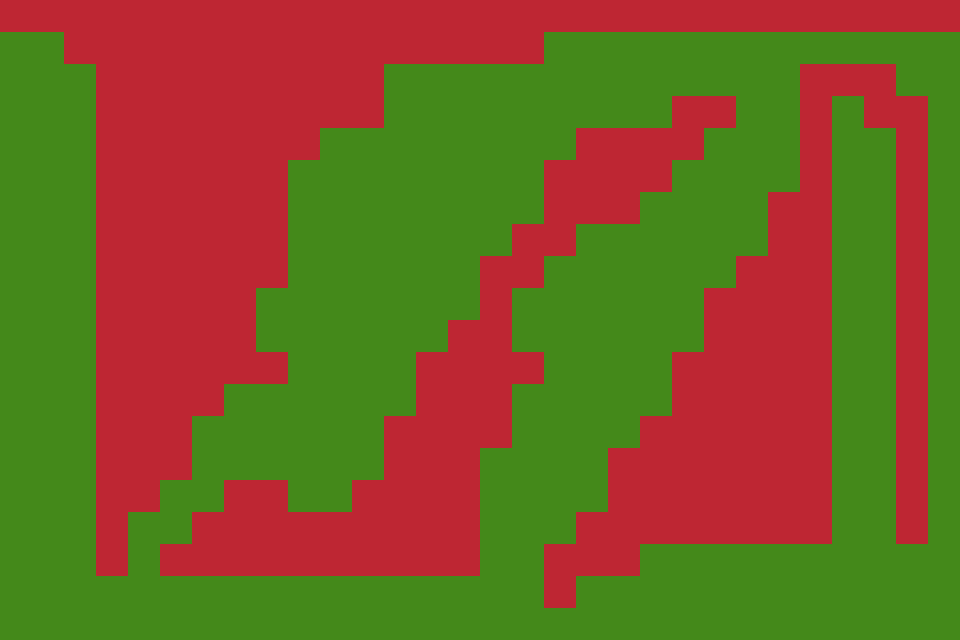

This game map was drawn from its Tiled (.tmx) file and the tilesets committed beside it. A one-line description and the full map source follow:
An orthogonal 30x20 tile map with 32x32 px tiles, 1 tile layer (layer1).

<map version="1.0" orientation="orthogonal" renderorder="right-down" width="30" height="20" tilewidth="32" tileheight="32" nextobjectid="1">
 <tileset firstgid="1" name="simple-ts" tilewidth="32" tileheight="32" tilecount="8" columns="8">
  <image source="simple-ts.png" width="256" height="32" />
  <tile id="0">
   <properties>
    <property name="Wall" value="false" />
   </properties>
  </tile>
  <tile id="1">
   <properties>
    <property name="Wall" value="true" />
   </properties>
  </tile>
 </tileset>
 <layer name="layer1" width="30" height="20">
  <data encoding="csv">
2,2,2,2,2,2,2,2,2,2,2,2,2,2,2,2,2,2,2,2,2,2,2,2,2,2,2,2,2,2,
1,1,2,2,2,2,2,2,2,2,2,2,2,2,2,2,2,1,1,1,1,1,1,1,1,1,1,1,1,1,
1,1,1,2,2,2,2,2,2,2,2,2,1,1,1,1,1,1,1,1,1,1,1,1,1,2,2,2,1,1,
1,1,1,2,2,2,2,2,2,2,2,2,1,1,1,1,1,1,1,1,1,2,2,1,1,2,1,2,2,1,
1,1,1,2,2,2,2,2,2,2,1,1,1,1,1,1,1,1,2,2,2,2,1,1,1,2,1,1,2,1,
1,1,1,2,2,2,2,2,2,1,1,1,1,1,1,1,1,2,2,2,2,1,1,1,1,2,1,1,2,1,
1,1,1,2,2,2,2,2,2,1,1,1,1,1,1,1,1,2,2,2,1,1,1,1,2,2,1,1,2,1,
1,1,1,2,2,2,2,2,2,1,1,1,1,1,1,1,2,2,1,1,1,1,1,1,2,2,1,1,2,1,
1,1,1,2,2,2,2,2,2,1,1,1,1,1,1,2,2,1,1,1,1,1,1,2,2,2,1,1,2,1,
1,1,1,2,2,2,2,2,1,1,1,1,1,1,1,2,1,1,1,1,1,1,2,2,2,2,1,1,2,1,
1,1,1,2,2,2,2,2,1,1,1,1,1,1,2,2,1,1,1,1,1,1,2,2,2,2,1,1,2,1,
1,1,1,2,2,2,2,2,2,1,1,1,1,2,2,2,2,1,1,1,1,2,2,2,2,2,1,1,2,1,
1,1,1,2,2,2,2,1,1,1,1,1,1,2,2,2,1,1,1,1,1,2,2,2,2,2,1,1,2,1,
1,1,1,2,2,2,1,1,1,1,1,1,2,2,2,2,1,1,1,1,2,2,2,2,2,2,1,1,2,1,
1,1,1,2,2,2,1,1,1,1,1,1,2,2,2,1,1,1,1,2,2,2,2,2,2,2,1,1,2,1,
1,1,1,2,2,1,1,2,2,1,1,2,2,2,2,1,1,1,1,2,2,2,2,2,2,2,1,1,2,1,
1,1,1,2,1,1,2,2,2,2,2,2,2,2,2,1,1,1,2,2,2,2,2,2,2,2,1,1,2,1,
1,1,1,2,1,2,2,2,2,2,2,2,2,2,2,1,1,2,2,2,1,1,1,1,1,1,1,1,1,1,
1,1,1,1,1,1,1,1,1,1,1,1,1,1,1,1,1,2,1,1,1,1,1,1,1,1,1,1,1,1,
1,1,1,1,1,1,1,1,1,1,1,1,1,1,1,1,1,1,1,1,1,1,1,1,1,1,1,1,1,1
</data>
 </layer>
</map>
